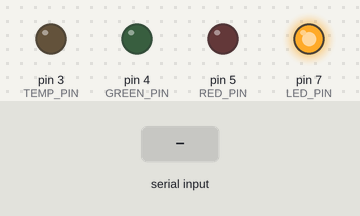
Simulated run of this sketch. Board: Arduino Uno, built with avr-gcc and run on an emulated ATmega328P. Parts: output pins drawn as LEDs (lit = HIGH). The test bench sets the inputs (shaded band).

Above: at 2.8 s.
2.9 s: "2" received over the second serial link
At 3.5 s:
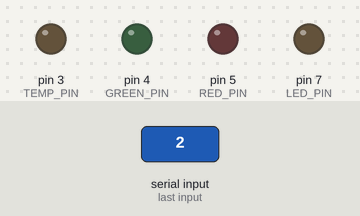
4.5 s: "1" received over the second serial link
At 6.3 s:
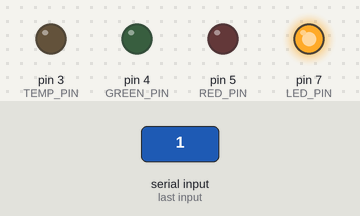
Timing chart, 0 to 7.8 s (numbered marks = the images above; inputs shaded):
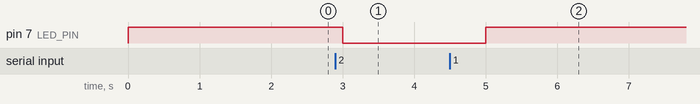

Measured:
- after the input at 2.9 s, pin 7 (LED_PIN): HIGH → LOW after 0.10 s
- after the input at 4.5 s, pin 7 (LED_PIN): LOW → HIGH after 0.50 s

The sketch:

bluetooth.ino
```cpp
/*
This code will run the bluetooth as slave
pressing 1 turns on led 4
pressing 0 turns off led 4
*/

#include <SoftwareSerial.h>
#include <OneWire.h>
#include <DallasTemperature.h>

#define RxD 1
#define TxD 0

#define TEMP_PIN 3
#define LED_PIN 7
#define RED_PIN 5
#define GREEN_PIN 4
#define BLUE_PIN 3

#define DEBUG_ENABLED  1

SoftwareSerial blueToothSerial(RxD,TxD);

// Setup a oneWire instance to communicate with any OneWire devices
OneWire oneWire(TEMP_PIN);

// Pass our oneWire reference to Dallas Temperature.
DallasTemperature sensors(&oneWire);

void setup()
{
  blueToothSerial.begin(57600);

  pinMode(TEMP_PIN,INPUT);

  pinMode(LED_PIN,OUTPUT);
  digitalWrite(LED_PIN,HIGH);

  pinMode(RED_PIN,OUTPUT);
  pinMode(GREEN_PIN,OUTPUT);
  pinMode(BLUE_PIN,OUTPUT);
}

void loop()
{

  char recvChar;
  //check if there's any data sent from the remote bluetooth shield
  if(blueToothSerial.available()) {
    recvChar = blueToothSerial.read();
    blueToothSerial.print(recvChar);

    if(recvChar == '1')
      digitalWrite(LED_PIN, HIGH);
    else if (recvChar == '2')
      digitalWrite(LED_PIN, LOW);
   }

   delay(1000);
}

void setColor(int red, int green, int blue)
{
  #ifdef COMMON_ANODE
    red = 255 - red;
    green = 255 - green;
    blue = 255 - blue;
  #endif
  analogWrite(RED_PIN, red);
  analogWrite(GREEN_PIN, green);
  analogWrite(BLUE_PIN, blue);
}
```
